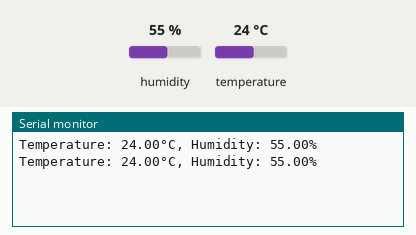
Recording of a sketch running on a simulated Arduino Uno, built with avr-gcc and run on an emulated ATmega328P. Parts: the last lines printed to the serial monitor. The test bench sets the inputs (shaded band); at power-on: humidity 55 %, temperature 24 °C.

Above: at 5.8 s.
5.9 s: humidity set to 22 %
At 11.0 s:
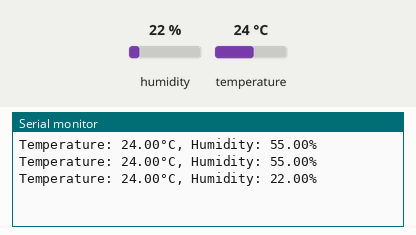
11.9 s: temperature set to 12 °C
At 15.6 s:
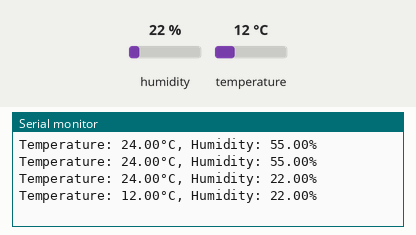
17.9 s: humidity set to 40 %
At 21.5 s:
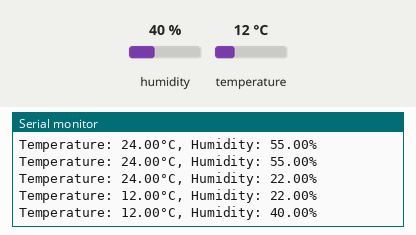
Timing chart, 0 to 23.0 s (numbered marks = the images above; inputs shaded):
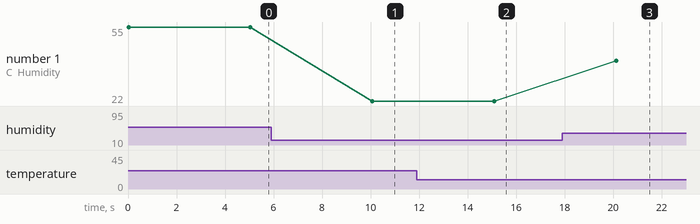

Measured:
- after the input at 5.9 s, the serial monitor: prints a new line after 4.2 s (image 1)
- after the input at 11.9 s, the serial monitor: prints a new line after 3.2 s (image 2)
- after the input at 17.9 s, the serial monitor: prints a new line after 2.2 s (image 3)
- plotted number 1: 55 → 22 after the input at 5.9 s, 22 → 40 after the input at 17.9 s

The sketch:

monitoring.ino
```cpp
#include <DHT.h>

#define DHTPIN 2
#define DHTTYPE DHT11

DHT dht(DHTPIN, DHTTYPE);

void setup() {
  Serial.begin(9600);
  dht.begin();
}

void loop() {
  float temperature = dht.readTemperature();
  float humidity = dht.readHumidity();

  Serial.print("Temperature: ");
  Serial.print(temperature);
  Serial.print("°C, Humidity: ");
  Serial.print(humidity);
  Serial.println("%");

  // Perform additional analysis or actions based on the sensor readings

  delay(5000);
}
```
